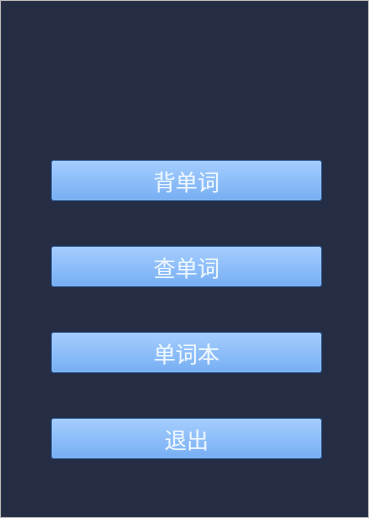
<?xml version="1.0" encoding="UTF-8"?>
<ui version="4.0">
 <class>HomePage</class>
 <widget class="QWidget" name="HomePage">
  <property name="geometry">
   <rect>
    <x>0</x>
    <y>0</y>
    <width>369</width>
    <height>518</height>
   </rect>
  </property>
  <property name="windowTitle">
   <string>简译-v1</string>
  </property>
  <layout class="QVBoxLayout" name="verticalLayout">
   <property name="spacing">
    <number>0</number>
   </property>
   <property name="leftMargin">
    <number>0</number>
   </property>
   <property name="topMargin">
    <number>0</number>
   </property>
   <property name="rightMargin">
    <number>0</number>
   </property>
   <property name="bottomMargin">
    <number>0</number>
   </property>
   <item>
    <widget class="QFrame" name="frame">
     <property name="frameShape">
      <enum>QFrame::StyledPanel</enum>
     </property>
     <property name="frameShadow">
      <enum>QFrame::Raised</enum>
     </property>
     <layout class="QVBoxLayout" name="verticalLayout_2">
      <property name="spacing">
       <number>0</number>
      </property>
      <property name="leftMargin">
       <number>0</number>
      </property>
      <property name="topMargin">
       <number>0</number>
      </property>
      <property name="rightMargin">
       <number>0</number>
      </property>
      <property name="bottomMargin">
       <number>0</number>
      </property>
      <item>
       <widget class="QWidget" name="widgetMain" native="true">
        <property name="styleSheet">
         <string notr="true">background-color: rgb(37, 45, 68);</string>
        </property>
        <widget class="QWidget" name="layoutWidget">
         <property name="geometry">
          <rect>
           <x>50</x>
           <y>120</y>
           <width>271</width>
           <height>381</height>
          </rect>
         </property>
         <layout class="QVBoxLayout" name="verticalLayout_3">
          <item>
           <widget class="QPushButton" name="pushButtonRecite">
            <property name="sizePolicy">
             <sizepolicy hsizetype="Minimum" vsizetype="Fixed">
              <horstretch>0</horstretch>
              <verstretch>0</verstretch>
             </sizepolicy>
            </property>
            <property name="styleSheet">
             <string notr="true">background-color: #4a90e8;
font-size:22px;
font-family:&quot;Microsoft YaHei&quot;;
color:#ebf6ff</string>
            </property>
            <property name="text">
             <string>背单词</string>
            </property>
           </widget>
          </item>
          <item>
           <widget class="QPushButton" name="pushButtonSearch">
            <property name="styleSheet">
             <string notr="true">background-color: #4a90e8;
font-size:22px;
font-family:&quot;Microsoft YaHei&quot;;
color:#ebf6ff</string>
            </property>
            <property name="text">
             <string>查单词</string>
            </property>
           </widget>
          </item>
          <item>
           <widget class="QPushButton" name="pushButtonWBook">
            <property name="styleSheet">
             <string notr="true">background-color: #4a90e8;
font-size:22px;
font-family:&quot;Microsoft YaHei&quot;;
color:#ebf6ff</string>
            </property>
            <property name="text">
             <string>单词本</string>
            </property>
           </widget>
          </item>
          <item>
           <widget class="QPushButton" name="pushButtonQuit">
            <property name="styleSheet">
             <string notr="true">background-color: #4a90e8;
font-size:22px;
font-family:&quot;Microsoft YaHei&quot;;
color:#ebf6ff</string>
            </property>
            <property name="text">
             <string>退出</string>
            </property>
           </widget>
          </item>
         </layout>
        </widget>
        <widget class="QLabel" name="label">
         <property name="geometry">
          <rect>
           <x>80</x>
           <y>20</y>
           <width>211</width>
           <height>81</height>
          </rect>
         </property>
         <property name="styleSheet">
          <string notr="true">image: url(:/img/icon.png);</string>
         </property>
         <property name="text">
          <string/>
         </property>
        </widget>
       </widget>
      </item>
     </layout>
    </widget>
   </item>
  </layout>
 </widget>
 <resources>
  <include location="../code/my_resources.qrc"/>
 </resources>
 <connections/>
</ui>
